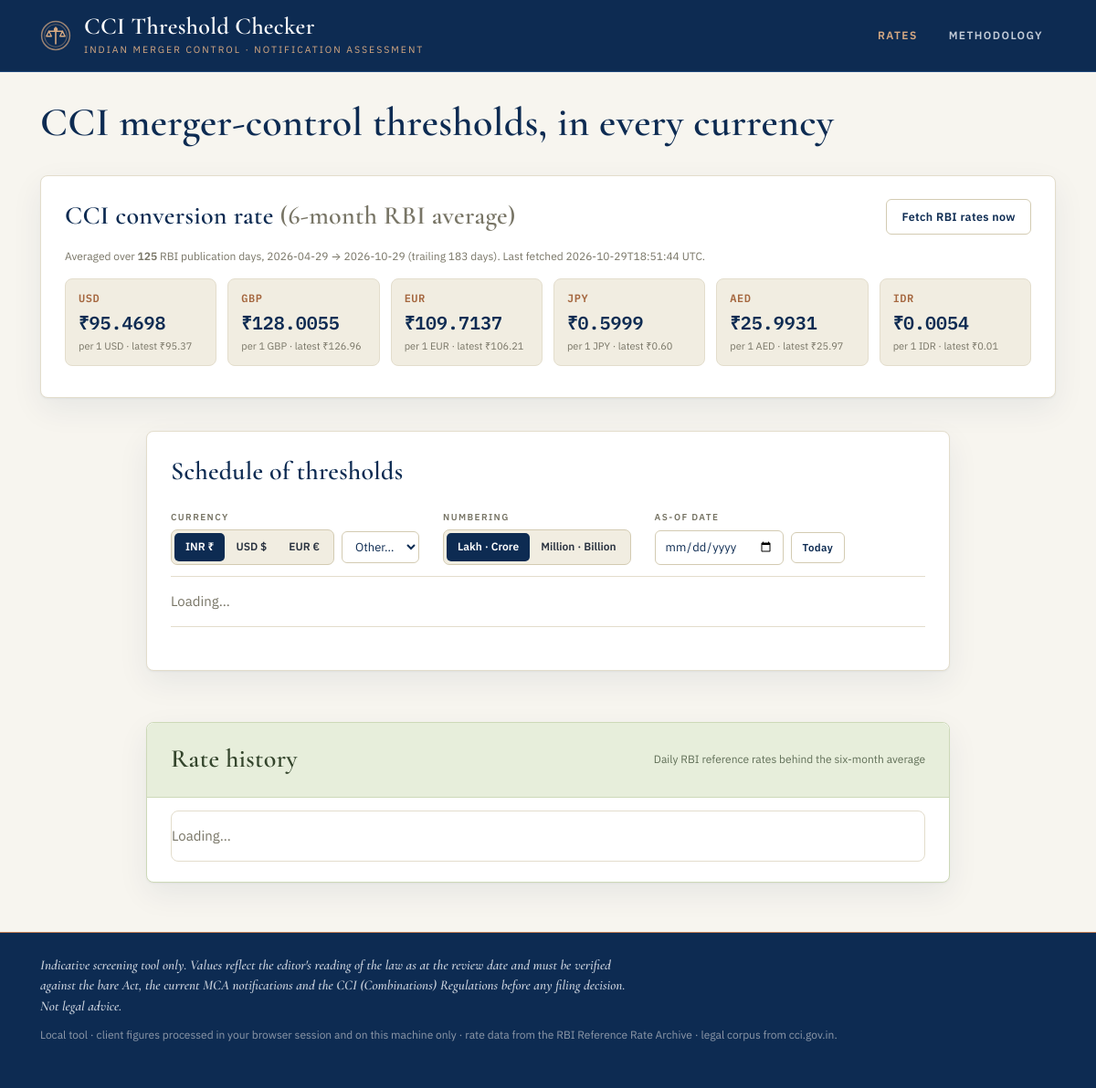
/rates, run on the app's committed database.
### tables this page shows
CREATE TABLE rates (
                date       TEXT PRIMARY KEY,   -- ISO yyyy-mm-dd
                usd REAL, gbp REAL, eur REAL, jpy REAL, aed REAL, idr REAL,
                source     TEXT,
                fetched_at TEXT
            );

CREATE TABLE meta (key TEXT PRIMARY KEY, value TEXT);

### app.py (the view)
@app.route("/rates")
def rates_page():
    avg, cfg = _avg()
    display = request.args.get("ccy", "USD")
    table = th.build_table(cfg, avg["averages"], display)
    currencies = fx.supported(avg["averages"]) if avg["has_data"] else ["INR", "USD", "EUR", "GBP", "JPY", "AED"]
    grouped = [(label, [r for r in table if r["category"] == key]) for key, label in CATEGORY_LABELS]
    return render_template("index.html", avg=avg, grouped=grouped,
                           display=display, currencies=currencies)

### app.py (called while the page is built)
def _avg(as_of=None):
    cfg = th.load_config()
    window = int(cfg["meta"].get("fx_window_days", 183))
    return rates_mod.compute_average(window, as_of=as_of), cfg

@app.context_processor
def inject_globals():
    cfg = th.load_config()
    return {
        "fmt_dual": N.format_dual,
        "fmt_indian": N.format_indian,
        "fmt_western": N.format_western,
        "meta": cfg["meta"],
        "last_scrape_at": db.get_meta("last_scrape_at"),
    }

### core/db.py (called while the page is built)
def _conn():
    os.makedirs(DATA_DIR, exist_ok=True)
    c = sqlite3.connect(DB_PATH)
    c.row_factory = sqlite3.Row
    return c

def get_rates_between(start_iso, end_iso):
    with _conn() as c:
        cur = c.execute(
            "SELECT * FROM rates WHERE date >= ? AND date <= ? ORDER BY date ASC",
            (start_iso, end_iso),
        )
        return [dict(r) for r in cur.fetchall()]

def get_meta(key, default=None):
    with _conn() as c:
        cur = c.execute("SELECT value FROM meta WHERE key=?", (key,))
        row = cur.fetchone()
        return row["value"] if row else default

### core/fx.py (called while the page is built)
def supported(rates):
    codes = ["INR"] + [c for c in rates.keys()]
    order = ["INR", "USD", "EUR", "GBP", "JPY", "AED", "IDR"]
    return [c for c in order if c in codes] + [c for c in codes if c not in order]

### core/numbers.py (called while the page is built)
def indian_group(n):
    s = str(int(round(n)))
    neg = s.startswith("-")
    if neg:
        s = s[1:]
    if len(s) <= 3:
        out = s
    else:
        last3 = s[-3:]
        rest = s[:-3]
        parts = []
        while len(rest) > 2:
            parts.insert(0, rest[-2:])
            rest = rest[:-2]
        if rest:
            parts.insert(0, rest)
        out = ",".join(parts) + "," + last3
    return ("-" + out) if neg else out

def western_group(n):
    return "{:,}".format(int(round(n)))

def _trim(x, decimals=2):
    s = "{:,.{d}f}".format(x, d=decimals)
    return s

def format_indian(value, decimals=2):
    if value is None:
        return "—"
    a = abs(value)
    sign = "-" if value < 0 else ""
    if a >= LAKH_CRORE:
        return f"{sign}{_trim(a / LAKH_CRORE, decimals)} lakh crore"
    if a >= CRORE:
        whole = a / CRORE
        return f"{sign}{indian_group(whole) if whole == int(whole) else _trim(whole, decimals)} crore"
    if a >= LAKH:
        return f"{sign}{_trim(a / LAKH, decimals)} lakh"
    return f"{sign}{indian_group(a)}"

### core/rates.py (called while the page is built, shortened)
def _as_date(v):
    if v is None:
        return None

### core/thresholds.py (called while the page is built)
def load_config():
    with open(CONFIG_PATH, encoding="utf-8") as fh:
        return json.load(fh)

### templates/index.html (shortened to what this page needs)
{% extends "base.html" %}
{% block content %}
<section class="hero">
  <div>
    <h1>CCI merger-control thresholds, in every currency</h1>
  </div>
</section>
<section class="card">
  <div class="card-head">
    <h2>CCI conversion rate <span class="muted">(6-month RBI average)</span></h2>
    <button id="refreshBtn" class="btn">Fetch RBI rates now</button>
  </div>
  <p class="muted small">
    <span id="rateSummary">
    {% if avg.has_data %}
      Averaged over <strong>{{ avg.n_days }}</strong> RBI publication days,
      {{ avg["from"] }} → {{ avg["to"] }}
      (trailing {{ avg.window_days }} days).
    {% endif %}
    </span>
    {% if last_scrape_at %}<span id="lastFetched">Last fetched {{ last_scrape_at }} UTC.</span>{% endif %}
  </p>
  <div class="rate-grid" id="rateGrid">
    {% for ccy, val in avg.averages.items() %}
      <div class="rate-chip">
        <div class="rate-ccy">{{ ccy }}</div>
        <div class="rate-val">₹{{ '%.4f'|format(val) }}</div>
        <div class="rate-sub muted">per 1 {{ ccy }}
          {% if avg.latest.get(ccy) %}· latest ₹{{ '%.2f'|format(avg.latest[ccy]) }}{% endif %}
        </div>
      </div>
    {% endfor %}
  </div>
</section>
<div class="home-grid">
  <section class="card table-card">
    <div class="card-head">
      <h2>Schedule of thresholds</h2>
    </div>
    <div class="toolbar">
      <div class="toggle-group" id="ccyToggle">
        <span class="toggle-label">Currency</span>
        <div class="tg-controls">
          <div class="seg">
            <button data-ccy="INR" class="active">INR ₹</button>
            <button data-ccy="USD">USD $</button>
            <button data-ccy="EUR">EUR €</button>
          </div>
          <select id="otherCcy" class="other-ccy" aria-label="Other currencies"><option value="">Other…</option></select>
        </div>
      </div>
      <div class="toggle-group" id="numToggle">
        <span class="toggle-label">Numbering</span>
        <div class="seg">
          <button data-sys="inr" class="active">Lakh · Crore</button>
          <button data-sys="intl">Million · Billion</button>
        </div>
      </div>
      <div class="toggle-group" id="dateToggle">
        <span class="toggle-label">As-of date</span>
        <div class="tg-controls">
          <input type="date" id="asOfDate" class="date-input" aria-label="As-of date — six-month average ending on this date">
          <button type="button" id="todayBtn" class="btn small-btn">Today</button>
        </div>
      </div>
    </div>
    <div id="thresholdTable" class="threshold-table-wrap"><p class="muted">Loading…</p></div>
    <p id="tableDisclaimer"></p>
  </section>
  <section class="card rate-history-card">
    <div class="card-head">
      <h2>Rate history</h2>
      <span class="muted small" id="rateHistorySub">Daily RBI reference rates behind the six-month average</span>
    </div>
    <div id="rateHistoryTable" class="rate-history-wrap"><p class="muted">Loading…</p></div>
  </section>
</div>
{% endblock %}

### static/style.css (style rules this page uses)
:root { --navy:#0d2b52; --navy-2:#143a68; --navy-line:#21497d; --copper:#bf7c54; --copper-2:#a5673f; --copper-soft:#d6a982; --sage:#a9bd8f; --sage-bg:#e7eedb; --sage-line:#cdd9b8; --sage-ink:#34452c; --cream:#f7f5ef; --page:#ffffff; --page-2:#f1ede1; --line:#e3ddcc; --line-2:#d3cbb2; --ink:#0d2b52; --ink-2:#2a3340; --muted:#787566; --over:#9a3324; --over-bg:#f4e3de; --clear:#3c6b46; --clear-bg:#e7eedb; --review:#8a6014; --review-bg:#f3e8cf; --radius:8px; --shadow:0 1px 2px rgba(13,43,82,.05), 0 12px 34px rgba(13,43,82,.07); --serif:"Cormorant","EB Garamond","Iowan Old Style",Georgia,serif; --sans:"Plex Sans",system-ui,-apple-system,"Segoe UI",Roboto,sans-serif; --mono:"Plex Mono",ui-monospace,"SF Mono",Menlo,Consolas,monospace; }
* { box-sizing:border-box }
html { -webkit-text-size-adjust:100% }
body { margin:0;font-family:var(--sans);color:var(--ink-2);background:var(--cream);font-size:15px;line-height:1.55 }
.home-grid { display:grid;grid-template-columns:1fr;gap:20px;align-items:start;margin:16px auto 0;max-width:880px }
.card { background:var(--page);border:1px solid var(--line);border-radius:var(--radius);padding:22px 26px;margin:18px 0;box-shadow:var(--shadow) }
.card-head { display:flex;align-items:center;justify-content:space-between;gap:14px;flex-wrap:wrap;margin-bottom:4px }
.card h2 { font-family:var(--serif);font-size:28px;font-weight:600;margin:0 0 2px;letter-spacing:.3px;color:var(--ink) }
.muted { color:var(--muted) }
.small { font-size:12px }
.hero { padding:32px 0 6px }
.hero h1 { font-family:var(--serif);font-weight:600;font-size:44px;line-height:1.06;margin:0 0 10px;letter-spacing:.3px;color:var(--ink) }
.btn { font:inherit;font-weight:600;font-size:12.5px;letter-spacing:.4px;cursor:pointer;background:transparent;color:var(--ink); border:1px solid var(--line-2);padding:9px 16px;border-radius:6px;display:inline-flex;align-items:center;gap:7px;transition:border-color .18s,color .18s,background .18s }
.small-btn { padding:7px 12px;font-size:11.5px }
.toolbar { display:flex;flex-wrap:wrap;gap:16px 26px;align-items:flex-end;padding:14px 0 12px;border-bottom:1px solid var(--line);margin-bottom:4px }
.toggle-group { display:flex;flex-direction:column;gap:6px;align-items:flex-start }
.tg-controls { display:flex;gap:8px;align-items:center;flex-wrap:wrap }
.toggle-label { font-size:10px;text-transform:uppercase;letter-spacing:1.4px;color:var(--muted);font-weight:600 }
.seg { display:inline-flex;background:var(--page-2);border:1px solid var(--line-2);border-radius:7px;padding:3px }
.seg button { font:inherit;font-size:12px;font-weight:600;cursor:pointer;border:0;background:transparent;color:var(--ink-2);padding:6px 12px;border-radius:5px;transition:background .18s,color .18s;white-space:nowrap }
.seg button.active { background:var(--navy);color:#fff }
.other-ccy,.date-input,select,input[type=text] { font:inherit;font-size:13px;padding:7px 10px;border:1px solid var(--line-2);border-radius:6px;background:var(--page);color:var(--ink) }
.threshold-table-wrap { margin-top:6px }
#tableDisclaimer { margin-top:16px;padding-top:12px;border-top:1px solid var(--line);font-size:13px;color:var(--muted);font-style:italic;font-family:var(--serif) }
.rate-history-card { border-color:var(--sage-line) }
.rate-history-card .card-head { background:var(--sage-bg);margin:-22px -26px 14px;padding:18px 26px;border-bottom:1px solid var(--sage-line);border-radius:var(--radius) var(--radius) 0 0 }
.rate-history-card .card-head h2 { color:var(--sage-ink) }
.rate-history-card .card-head .muted { color:var(--sage-ink);opacity:.75 }
.rate-history-wrap { margin-top:10px;max-height:420px;overflow-y:auto;border:1px solid var(--line);border-radius:var(--radius) }
.rate-grid { display:grid;grid-template-columns:repeat(auto-fill,minmax(150px,1fr));gap:12px;margin-top:14px }
.rate-chip { border:1px solid var(--line);border-radius:8px;padding:12px 14px;background:var(--page-2) }
.rate-ccy { font-weight:600;color:var(--copper-2);letter-spacing:.5px;font-size:12px;font-family:var(--mono) }
.rate-val { font-family:var(--mono);font-size:20px;font-weight:600;margin:2px 0;color:var(--ink) }
.rate-sub { font-size:11px;color:var(--muted) }

### data on the page
rates: from "2026-04-29"
rates: to "2026-10-29", usd "95.37" "126.96" "106.21" "0.60" "25.97" "0.01"
meta: value "2026-10-29T18:51:44"

### other printed values
{{ avg.n_days }} "125"
{{ avg.window_days }} "183"
{{ ccy }} "USD" "GBP" "EUR" "JPY" "AED" "IDR"
{{ '%.4f'|format(val) }} "95.4698" "128.0055" "109.7137" "0.5999" "25.9931" "0.0054"
